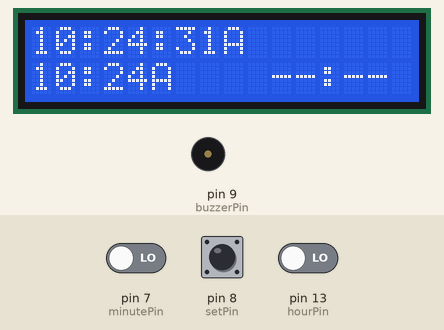
Simulated run of this sketch. Board: Arduino Uno, built with avr-gcc and run on an emulated ATmega328P. Shown: 16×2 character LCD, buzzer (waves = sounding, pin HIGH). The inputs (shaded band) are chosen by the test bench; at power-on: pin 13 (hourPin) LOW, pin 8 (setPin) LOW, pin 7 (minutePin) LOW. The local clock reads 2024-03-15 10:24:30 at power-on unless the sketch sets it; what the sketch prints to the serial monitor is not drawn.

Above: at 1.2 s.
1.3 s: pin 13 (hourPin) driven HIGH
At 3.6 s:
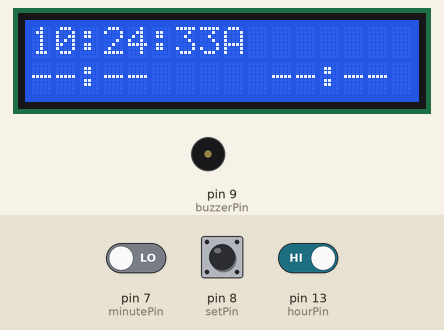
4.3 s: pin 8 (setPin) pulled HIGH for 0.15 s
At 4.51 s:
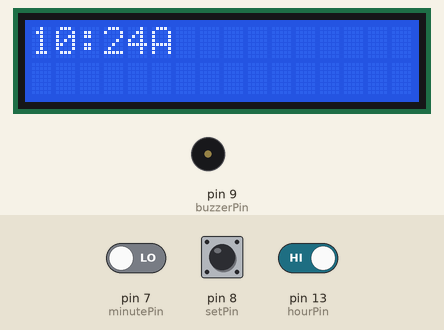
5.0 s: pin 13 (hourPin) driven LOW
At 5.8 s:
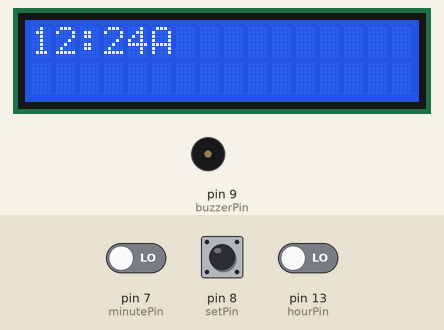
8.0 s: pin 13 (hourPin) driven HIGH
At 8.55 s:
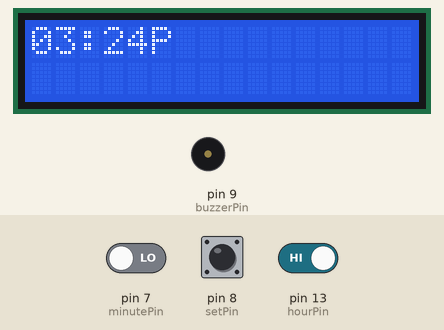
10.1 s: pin 8 (setPin) pulled HIGH for 1 s
11.7 s: pin 8 (setPin) driven HIGH and pin 13 (hourPin) driven LOW
At 11.86 s:
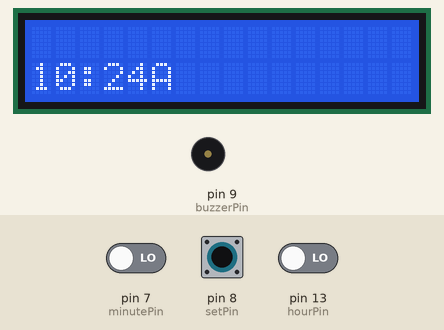
Timing chart, 0 to 14.2 s (numbered marks = the images above; inputs shaded):
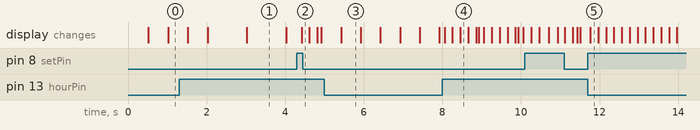

The sketch:

alarmclock.ino
```cpp
#include <Wire.h>
#include "RTClib.h"
#include <LiquidCrystal.h>

bool DEBUG = true;

RTC_DS1307 rtc;


const int snoozeAmount = 300;
bool snoozing;
DateTime alarm1;
DateTime alarm1SnoozeTime;
bool alarm1Enabled;
bool alarm1Active;

DateTime alarm2;
DateTime alarm2SnoozeTime;
bool alarm2Enabled;
bool alarm2Active;


enum clockState {
  clockStateNormalOperation,
  clockStateSetTime,
  clockStateSetAlarm1,
  clockStateSetAlarm2,
  clockStateCount

};
clockState setMode;


DateTime currentSetTime;


const int buzzerPin = 9;
const int hourPin = 13;
const int minutePin = 7;
const int setPin = 8;
const int snoozePin = 6;

LiquidCrystal lcd(12,11,5,4,3,2);

void setup()
{
  // put your setup code here, to run once:
  Serial.begin(9600);
#ifdef AVR
  Wire.begin();
#else
  Wire1.begin(); // Shield I2C pins connect to alt I2C bus on Arduino Due
#endif
  rtc.begin();

  pinMode(buzzerPin, OUTPUT);
  pinMode(hourPin, INPUT);
  pinMode(minutePin, INPUT);
  pinMode(setPin, INPUT);
  pinMode(snoozePin, INPUT);


  DateTime now = rtc.now();
//  alarm1 = DateTime(now.year(),now.month(),now.day(),6,0,0);
  alarm2 = DateTime(now.year(),now.month(),now.day(),6,0,0);

  alarm1Enabled = true;
  alarm1 = DateTime(now.unixtime() + 3);


  synchronizeSnoozeTimesToAlarmTimes();

  lcd.begin(16, 2);
  lcd.clear();

}

void loop()
{
  if (setMode == clockStateNormalOperation) //If we're not in set mode
  {
      if (debounceRead(setPin)) // Lets see if our button is pressed
      {
        setMode = clockStateSetTime; // If it is, we're in set mode now
        currentSetTime = rtc.now();
        lcd.clear();
        Serial.println("now in set mode");
      }
      else // if its not, carry on
      {
         updateDisplayNormalOperation();
         monitorAlarmButtons();
         checkAlarms();

         if(alarm1Active || alarm2Active)
         {
           monitorSnoozeButton();
         }
      }
  }else //We're in set mode.
  {
    blinkDisplay();
    updateDisplaySetMode();
    monitorHourMinuteButtons();

    if (debounceRead(setPin)) //If the button is pressed again, increment.
    {
       lcd.clear();
       setMode=clockState(int(setMode)+1);
       Serial.println(setMode);
       if (setMode == clockStateCount)
       {
         setMode = clockStateNormalOperation;
         lcd.display();
         setRTCTime();
       }
     }
  }

}

void setRTCTime()
{
  rtc.adjust(currentSetTime);
}
int buttonStates[4] = {LOW, LOW, LOW, LOW};
int lastButtonStates[4];

int buttonState = LOW;      // the current reading from the input pin
int lastButtonState = LOW;  // the previous reading from the input pin
long lastDebounceTime = 0;  // the last time the output pin was toggled
long debounceDelay = 50;    // the debounce time; increase if the output flickers
long lastChange = 0;


bool debounceRead(int pin)
{

  if ((millis() - lastChange) < 200)
  {
    return false;
  }


  switch (pin)
  {
    case hourPin:
    {
      buttonState = buttonStates[0];
      lastButtonState = lastButtonStates[0];
    }
    break;
    case minutePin:
    {
      buttonState = buttonStates[1];
      lastButtonState = lastButtonStates[1];
    }
    break;
    case setPin:
    {
      buttonState = buttonStates[2];
      lastButtonState = lastButtonStates[2];
    }
    break;
    case snoozePin:
    {
      buttonState = buttonStates[3];
      lastButtonState = lastButtonStates[3];
    }
    break;
  }

  int reading = digitalRead(pin);


  if (reading != lastButtonState)
  {
//    Serial.println("reading is different than last button state");
    lastDebounceTime = millis();
  }


  if ((millis() - lastDebounceTime) > debounceDelay)
  {
    // whatever the reading is at, it's been there for longer
    // than the debounce delay, so take it as the actual current state:
    // if the button state has changed:
    if (reading != buttonState)
    {

      Serial.println("Button press successful");
      buttonState = reading;
      lastChange = millis();
      return buttonState;
    }
  }

    lastButtonState = reading;

      switch (pin)
  {
    case hourPin:
    {
      buttonStates[0] = buttonState;
      lastButtonStates[0] = lastButtonState;
    }
    break;
    case minutePin:
    {
      buttonStates[1] = buttonState;
      lastButtonStates[1] = lastButtonState;
    }
    break;
    case setPin:
    {
      buttonStates[2] = buttonState;
      lastButtonStates[2] = lastButtonState;
    }
    break;
    case snoozePin:
    {
      buttonStates[3] = buttonState;
      lastButtonStates[3] = lastButtonState;
    }
    break;
  }

}

void monitorAlarmButtons()
{

  if (debounceRead(hourPin))
  {

    if (alarm1Active)
    {
      alarm1Active = false;
      synchronizeSnoozeTimesToAlarmTimes();
    }
    else
    {
      alarm1Enabled = !alarm1Enabled;
    }
  }

  if (debounceRead(minutePin))
  {
    if (alarm2Active)
    {
      alarm2Active = false;
      synchronizeSnoozeTimesToAlarmTimes();
    }
    else
    {
      alarm2Enabled = !alarm2Enabled;
    }
  }
}

void monitorHourMinuteButtons()
{
  if (debounceRead(hourPin))
  {
    switch (setMode)
    {
      case clockStateSetTime:
      {
        currentSetTime = (currentSetTime.unixtime() + 3600); // One hour later.
      }break;
      case clockStateSetAlarm1:
      {
        alarm1 = (alarm1.unixtime() + 3600); // One hour later.
      }break;
      case clockStateSetAlarm2:
      {
        alarm2 = (alarm2.unixtime() + 3600); // One hour later.
      }break;
    }
    synchronizeSnoozeTimesToAlarmTimes();
  }

  if (debounceRead(minutePin))
  {
    switch (setMode)
    {
      case clockStateSetTime:
      {
        currentSetTime = (currentSetTime.unixtime() + 60); // One min later.
      }break;
      case clockStateSetAlarm1:
      {
        alarm1 = (alarm1.unixtime() + 60); // One min later.
      }break;
      case clockStateSetAlarm2:
      {
        alarm2 = (alarm2.unixtime() + 60); // One min later.
      }break;
    }
    synchronizeSnoozeTimesToAlarmTimes();
  }
}

void synchronizeSnoozeTimesToAlarmTimes()
{
  alarm1SnoozeTime = alarm1.unixtime(); //Synchronize SnoozeTime to new alarm
  alarm2SnoozeTime = alarm2.unixtime();
}
void monitorSnoozeButton()
{
  if (debounceRead(snoozePin))
  {
    snoozeHit();
  }
}

void checkAlarms()
{
  DateTime now = rtc.now();

  static long timeUpdate = 0;
  if (millis() - timeUpdate > 1000)
  {
    timeUpdate = millis();
      //alarm 1
      if (alarm1Active ||
          ( shouldTriggerAlarmForTime(alarm1) || shouldTriggerAlarmForTime(alarm1SnoozeTime)) &&
          alarm1Enabled)
      {
        //buzz buzz
        Serial.println("alarm 1 buzzing");
        buzzBuzz();
        alarm1Active = true;
      }

      //alarm 2
      if (alarm2Active ||
          ( shouldTriggerAlarmForTime(alarm2) || shouldTriggerAlarmForTime(alarm2SnoozeTime)) &&
          alarm2Enabled )
      {
        //buzz buzz
        Serial.println("alarm 1 buzzing");
        buzzBuzz();
        alarm2Active = true;
      }
  }
}

bool shouldTriggerAlarmForTime(DateTime alarmTime)
{
   DateTime now = rtc.now();
   return (now.hour() == alarmTime.hour()     &&
           now.minute() == alarmTime.minute() &&
           now.second() == alarmTime.second());
}

void buzzBuzz()
{
  tone(buzzerPin, 200, 200);
}

void snoozeHit()
{
  DateTime now = rtc.now();
  Serial.println("SNOOZING");
  if (alarm1Active)
  {
    alarm1Active = false;
    alarm1SnoozeTime = now.unixtime() + snoozeAmount;
  }
  if (alarm2Active)
  {
    alarm2Active = false;
    alarm2SnoozeTime = now.unixtime() + snoozeAmount;
  }

}

void updateDisplayNormalOperation()
{
  static long timeUpdate = 0;
  if (millis() - timeUpdate > 500)
  {
    timeUpdate = millis();
    writeCurrentTime();
    writeAlarmsStatus();
  }

}


void updateDisplaySetMode()
{
  switch (setMode){
    case clockStateSetTime:
    {

      writeTimeOnDisplay(currentSetTime,false,0,0);
    }break;
    case clockStateSetAlarm1:
    {
      writeTimeOnDisplay(alarm1,false,0,1);

    }break;
    case clockStateSetAlarm2:
    {
      writeTimeOnDisplay(alarm2,false,10,1);

    }break;
  }


}


bool displayOn = true;
void blinkDisplay()
{
  static long lastUpdate;
  if (millis() - lastUpdate > 500)
  {
    lastUpdate = millis();
    displayOn = !displayOn;
    if (displayOn)
    {
       lcd.noDisplay();
    }
    else
    {
      lcd.display();
    }
  }
}


void writeAlarmsStatus()
{
  lcd.setCursor(0,1);
  if (alarm1Enabled)
  {
    if(alarm1Active)
    {
      lcd.print("*");
    }
    writeTimeOnDisplay(alarm1,false,0,1);
  }
  else
  {
    lcd.print("--:-- ");
  }
  lcd.setCursor(10,1);
  if (alarm2Enabled)
  {
    if(alarm2Active)
    {
      lcd.print("*");
    }
    writeTimeOnDisplay(alarm2,false,10,1);
  }
  else
  {
    lcd.print("--:-- ");
  }
}

void writeCurrentTime()
{

  writeTimeOnDisplay(rtc.now(),true,0,0);

  if (DEBUG)
  {
    DateTime now = rtc.now();
    int armyHour = now.hour();
    if (armyHour > 12)
    {
      armyHour -= 12;
    }
    Serial.print(armyHour, DEC);
    Serial.print(':');
    Serial.print(now.minute(), DEC);
    Serial.print(':');
    Serial.print(now.second(), DEC);
    Serial.println();
  }
}

void writeTimeOnDisplay(DateTime time, bool withSeconds, int atCharacterIndex, int onLine)
{
  bool isAM = true;
    int armyHour = time.hour();
    if (armyHour > 12) {
      isAM = false;
      armyHour -= 12;
    }

    lcd.setCursor(atCharacterIndex,onLine);
    if (armyHour < 10) {
      lcd.print('0');
    }
    lcd.print(armyHour, DEC);

    lcd.print(':');
    if (time.minute() < 10) {
      lcd.print('0');
    }
    lcd.print(time.minute(), DEC);

    if (withSeconds)
    {
      lcd.print(':');
      if (time.second() < 10) {
        lcd.print('0');
      }

      lcd.print(time.second(), DEC);
    }

    if (isAM)
    {
      lcd.print("A");
    }
    else
  {
      lcd.print("P");
  }
}
```

Measured:
- after the input at 1.3 s, the display: first changes after 0.22 s (image 1 shows a later state)
- after the input at 4.3 s, the display: first changes after 0.12 s (image 2 shows a later state)
- what the display in image 1 shows lasts 1.0 s, from 3.0 s to 4.0 s
- what the display in image 3 shows lasts 0.5 s, from 5.4 s to 5.9 s
